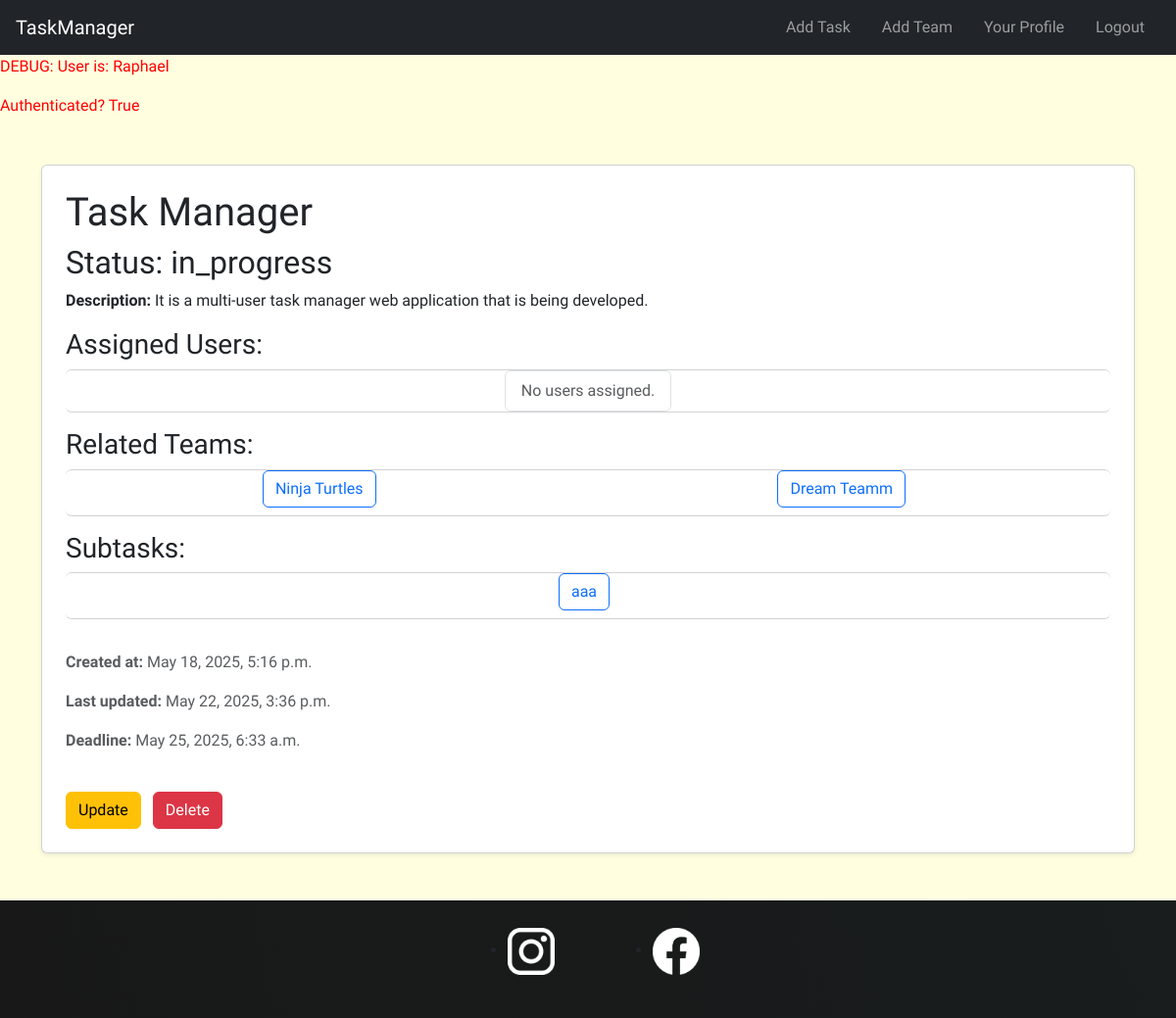
/tasks/1/ (signed in), run on an earlier commit of the app's database.
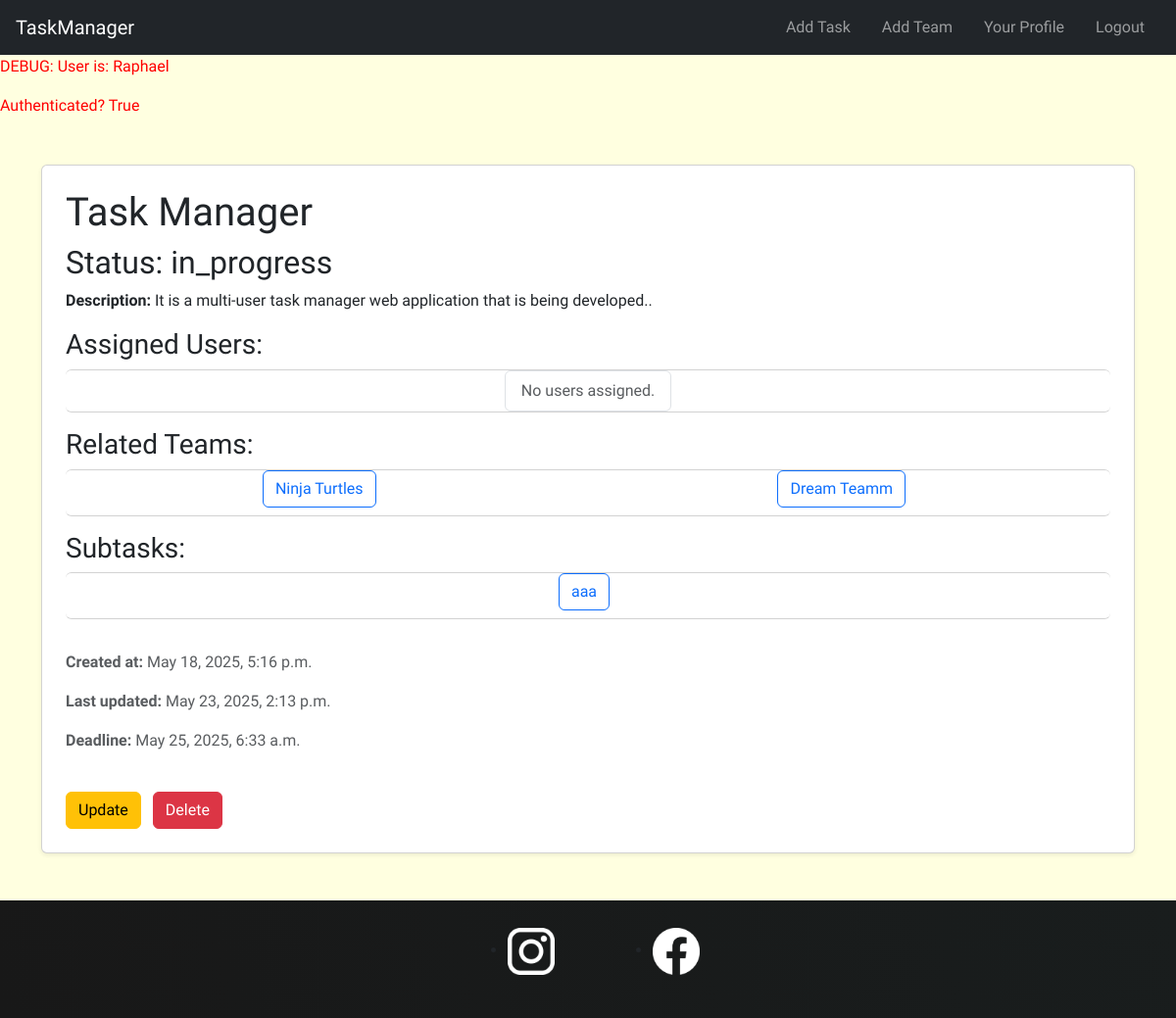
And on a later commit of the database.
### tasks/models.py (models this page shows, shortened)
class Task(models.Model):
    STATUS_CHOICES = [
        ('todo', 'To Do'),
        ('in_progress', 'In Progress'),
        ('done', 'Done'),
    ]
    private = models.BooleanField(blank=False,default=False) # if it is false every one can see it , users & teams associated
    creator = models.ForeignKey(User,on_delete=models.CASCADE, related_name='created_tasks')
    title = models.CharField(max_length=200)
    status = models.CharField(max_length=20, choices=STATUS_CHOICES, default='todo')
    description = models.TextField(blank=True)
    users = models.ManyToManyField(User, related_name='tasks')  # Users assigned to the task
    teams = models.ManyToManyField(Team, related_name='tasks' , blank=True)  # Teams related to the task
    subtasks = models.ManyToManyField('self', symmetrical=False, blank=True, related_name='parent_tasks')  # Optional sub-task linkage
    created_at = models.DateTimeField(auto_now_add=True)
    updated_at = models.DateTimeField(auto_now=True)
    deadline = models.DateTimeField(null=True, blank=True)

### tasks/views.py (the view)
# urls.py: path("tasks/<int:task_id>/", views.detail_task, name="detail_task"), # ex: /task/1
@login_required
def detail_task(request,task_id):
    task = Task.objects.get(pk=task_id)
    context = {
        "task":task,
    }
    return render(request,"tasks/detail.html",context)

### tasks/templates/tasks/detail.html
{% extends 'base.html' %}
{% block body %}
<main class="container my-5">
  <div class="card shadow-sm p-4">
    <h1>{{ task.title }}</h1>
    <h2>Status: {{ task.status }}</h2>
    {% if task.description %}
      <p><strong>Description:</strong> {{ task.description }}</p>
    {% endif %}
    <h3>Assigned Users:</h3>
    <ul class="list-group mb-3 rowList" >
      {% for user in task.users.all %}
      <li>
        <a href="{% url 'task:detail_user' user.id %}" class="btn btn-outline-primary me-2 mb-2" >
            {{ user.username }} (ID: {{ user.id }})
        </a>
      </li>
      {% empty %}
        <li class="list-group-item text-muted">No users assigned.</li>
      {% endfor %}
    </ul>
    <h3>Related Teams:</h3>
    <ul class="list-group mb-3 rowList">
      {% for team in task.teams.all %}
        <li>
          <a href="{% url 'task:detail_team' team.id %}" class="btn btn-outline-primary me-2 mb-2">{{ team.name }}</a>
        </li>
      {% empty %}
        <li class="list-group-item text-muted">No teams assigned.</li>
      {% endfor %}
    </ul>
    <h3>Subtasks:</h3>
    <ul class="list-group mb-3 rowList">
      {% for subtask in task.subtasks.all %}
        <li>
          <a href="{% url 'task:detail_task' subtask.id %}" class="btn btn-outline-primary me-2 mb-2">{{ subtask.title }}</a>
        </li>
      {% empty %}
        <li class="list-group-item text-muted">No subtasks.</li>
      {% endfor %}
    </ul>
    <div class="text-muted mt-3">
      <p><strong>Created at:</strong> {{ task.created_at }}</p>
      <p><strong>Last updated:</strong> {{ task.updated_at }}</p>
      {% if task.deadline %}
        <p><strong>Deadline:</strong> {{ task.deadline }}</p>
      {% endif %}
    </div>
    <div class="mt-4">
      <a href="{% url 'task:update_task' task.id %}" class="btn btn-warning me-2">Update</a>
      <a href="{% url 'task:delete_task' task.id %}" class="btn btn-danger">Delete</a>
    </div>
  </div>
</main>
{% endblock %}

What changed in the data, as far as the page shows it:
changed Task "Task Manager": description "It is a multi-user task manager web application that is being developed." → "It is a multi-user task manager web application that is being developed.."; updated_at "May 22, 2025, 3:36 p.m." → "May 23, 2025, 2:13 p.m."
